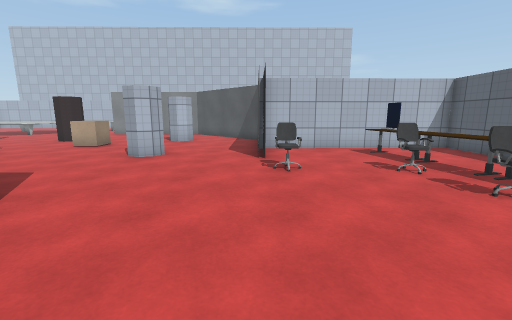
View 1 (above)

18 first-person views from a walk through a 3-D level made in the Unity game engine. The camera is 1.3 m above the floor, tilts 10° down and sees 90° across. The floor is counted in squares, 1 m on a side. Each view is taken from the middle of a square. On the plan, view 1 faces up. The plan holds only what a view shows up to about 13 squares ahead; the rest is blank. The player is left out. Some surface patterns are stand-ins.

View 2
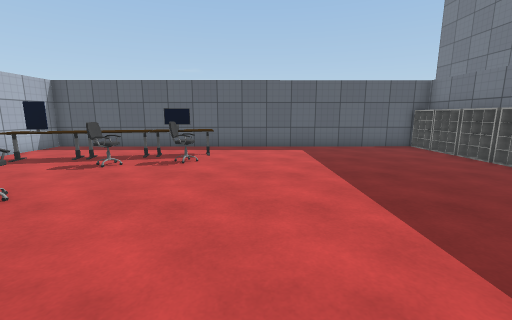

View 3
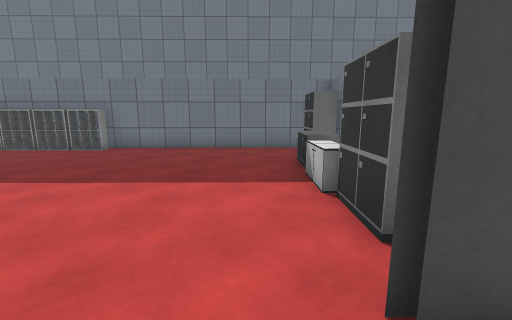

View 4
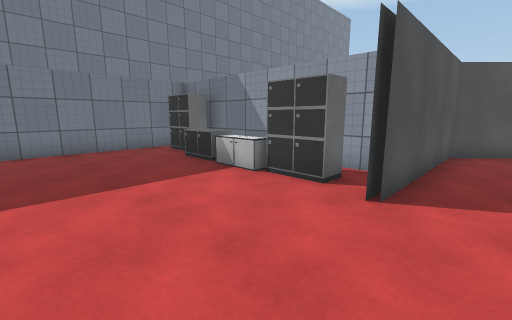

View 5
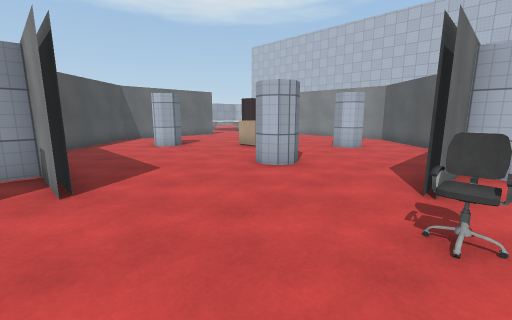

View 6
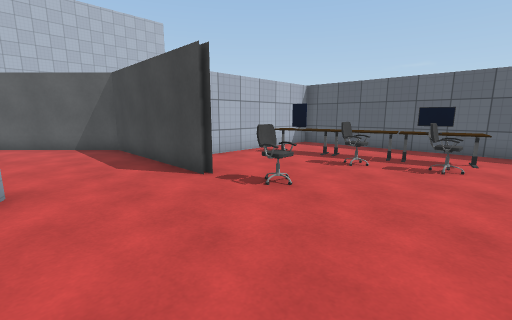

View 7
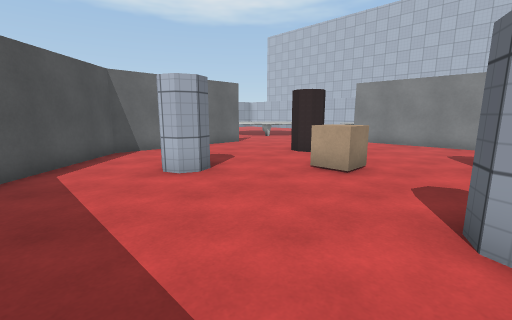

View 8
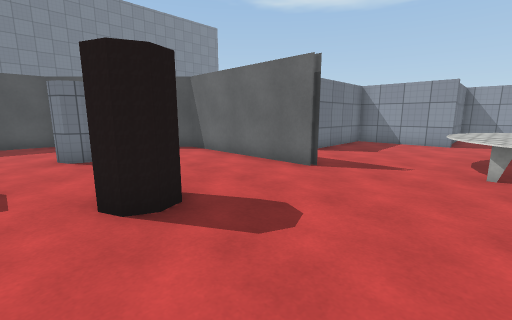

View 9
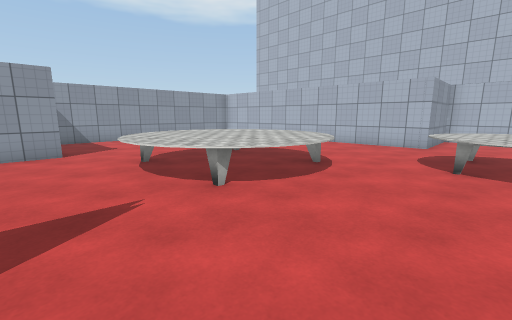

View 10
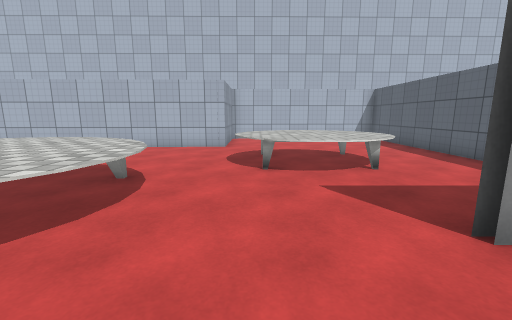

View 11
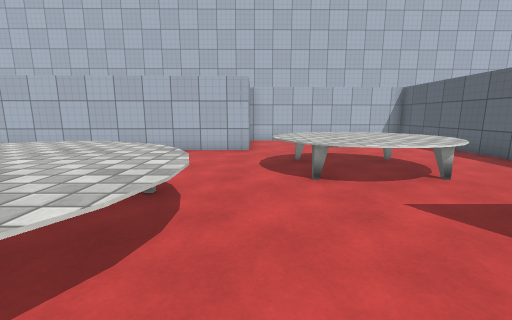

View 12
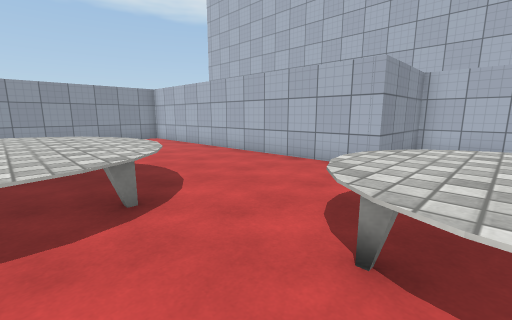

View 13
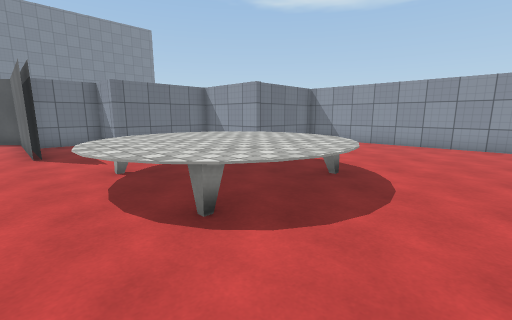

View 14
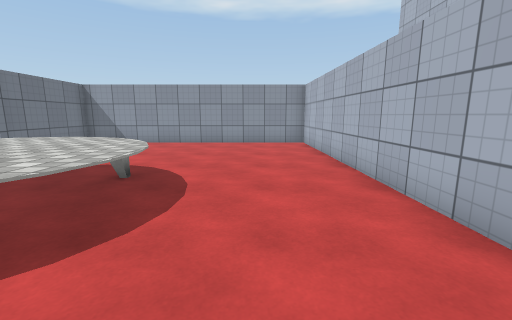

View 15
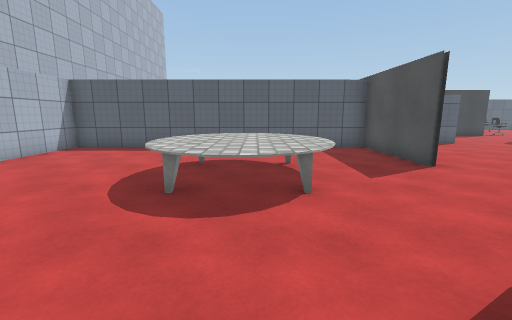

View 16
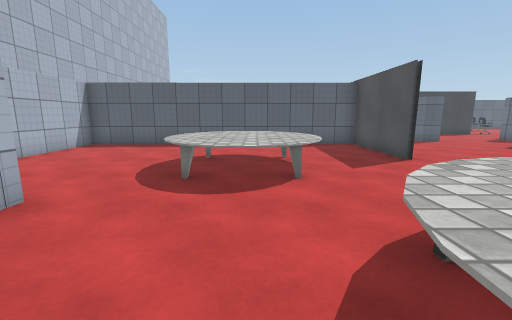

View 17
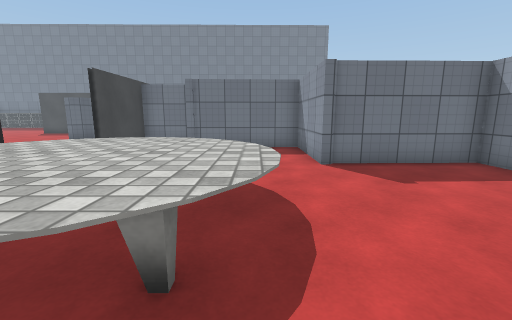

View 18
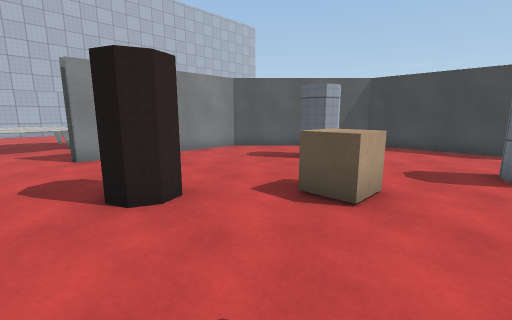

### Floor plan
Points are (right, up) in squares from view 1. A wall is a line through its corners. A room is listed if a view was taken in it or the views show most of it. See-through windows are left out.
Room 1 (views 1, 2, 3, 4, 5, 6)
walls: (-3.8, 3.5) (-6, 3.5) (-6, 2); (-3.9, 3.7) (-5.6, 3.7); (0.1, 8.9) (0.1, 7.6); (-6, -0.5) (-6, -4.6); (7.7, -5) (7.6, 10.2) (0.3, 10) (0.3, 7.6); (-5.3, -5.3) (4.5, -5.1)
ways out: opening at (-3.3, 6) to room 2; opening at (-1.5, 8.5) to room 2
objects: cabinet (-5, -4) to (-5, -3); cabinet (-5, -2) to (-4, -1); cabinet (-5, 0) to (-4, 0); cabinet (-5, 1) to (-4, 2); chair (1, 6); rack (3, -5); chair (3, 6) to (4, 6); chair (4, 4); other object (4, 6) to (5, 7); monitor (4, 8) to (5, 8); other object (4, 9) to (5, 9); rack (5, -5); other object (5, 3) to (6, 5); monitor (5, 4) to (5, 5); rack (6, -5); rack (7, -5)
Room 2 (views 7, 8, 9, 10, 11, 12, 13, 14, 15, 16, 17, 18)
walls: (-9.8, 17.6) (-5.5, 17.6) (-5.6, 29.3) (-13.3, 29.2) (-13.3, 25.5) (-25.2, 25.3) (-25.1, 15.1) (-20.7, 15.2) (-20.7, 11.6) (-16.3, 11.7) (-16.3, 9.9) (-13.8, 10) (-13.8, 13.5) (-13.8, 10.4); (-13.6, 13.5) (-13.6, 7.7) (-9.6, 3.7) (-3.9, 3.7); (-9.9, 13.5) (-9.4, 13.7) (-9, 13.6) (-8.8, 13.1) (-9, 12.7) (-9.4, 12.5) (-9.8, 12.7) (-10, 13.2); (-9.7, 8.8) (-9.2, 8.6) (-9, 8.2) (-9.2, 7.8) (-9.6, 7.6) (-10.1, 7.8); (-3.2, 13.3) (-3.4, 12.9) (-3.9, 12.7) (-4.3, 12.9) (-4.5, 13.3) (-4.3, 13.7) (-3.9, 13.9); (-4.1, 8.9) (-3.6, 9.1); (-3.2, 8.9) (-3, 8.5) (-3.2, 8.1) (-3.7, 7.9) (-4.1, 8.1) (-4.3, 8.5); (0.1, 7.6) (0.1, 13.4) (-3.9, 17.4) (-9.6, 17.4); (-4.5, 3.5) (-3.8, 3.5); (0.3, 7.6) (0.3, 8.1)
ways out: opening at (-3.3, 6) to room 1; opening at (-1.5, 8.5) to room 1
objects: table (-19, 16) to (-14, 21); table (-12, 21) to (-8, 24); cube (-7, 11)

Where each view was taken, in squares from view 1:
view 1: 0 up, 0 right, facing up
view 2: 2 up, 3 left, facing right
view 3: 5 up, 3 left, facing down
view 4: 5 up, 0 right, facing down-left
view 5: 3 up, 1 right, facing up-left
view 6: 3 up, 3 left, facing up-right
view 7: 5 up, 4 left, facing up-left
view 8: 17 up, 8 left, facing down-left
view 9: 14 up, 11 left, facing up-left
view 10: 15 up, 12 left, facing up
view 11: 16 up, 13 left, facing up
view 12: 19 up, 11 left, facing up-left
view 13: 23 up, 13 left, facing down-left
view 14: 23 up, 13 left, facing left
view 15: 22 up, 16 left, facing right
view 16: 22 up, 17 left, facing right
view 17: 22 up, 19 left, facing down
view 18: 9 up, 11 left, facing up-right
